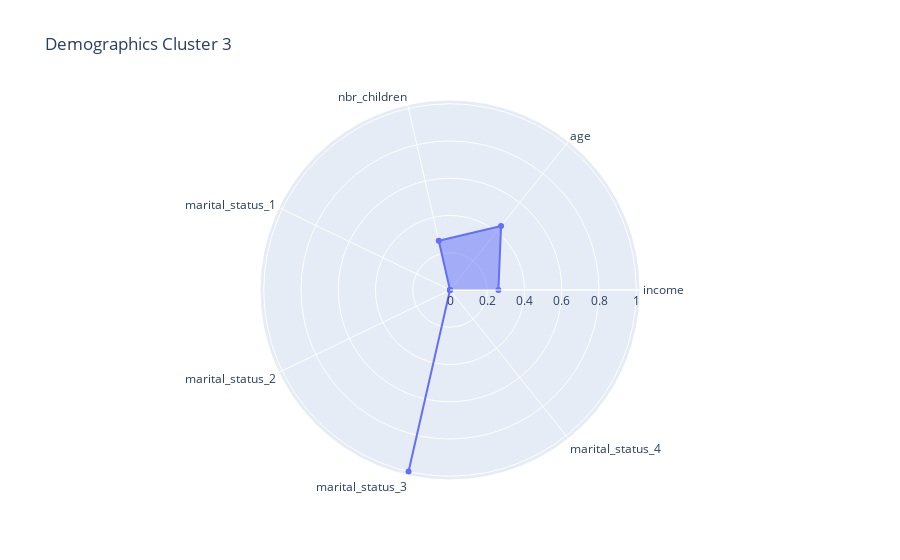

Notebook code for this chart:
### Code cell
fig = go.Figure()

fig.add_trace(go.Scatterpolar(r = df_normal_three.mean(), theta = df_normal_zero.columns, fill='toself'))

fig.update_layout(title = 'Demographics Cluster 3')

fig.show()

### Figure 1 — Plotly figure (JSON) as saved in the notebook; plotly's stock layout.template omitted (floating-point values rounded to 4 significant figures)
{"data": [{"fill": "toself", "r": [0.2599, 0.4397, 0.2708, 0, 0, 1, 0], "theta": ["income", "age", "nbr_children", "marital_status_1", "marital_status_2", "marital_status_3", "marital_status_4"], "type": "scatterpolar"}], "layout": {"title": {"text": "Demographics Cluster 3"}}}
